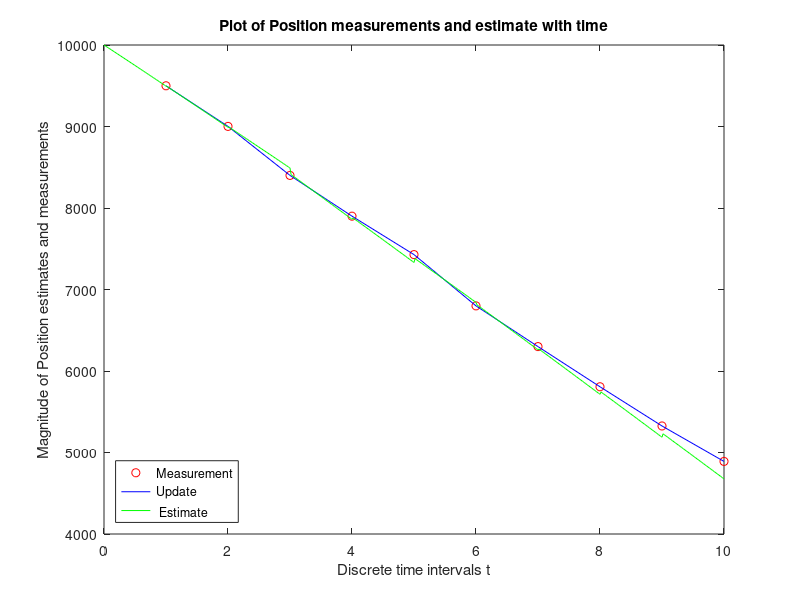
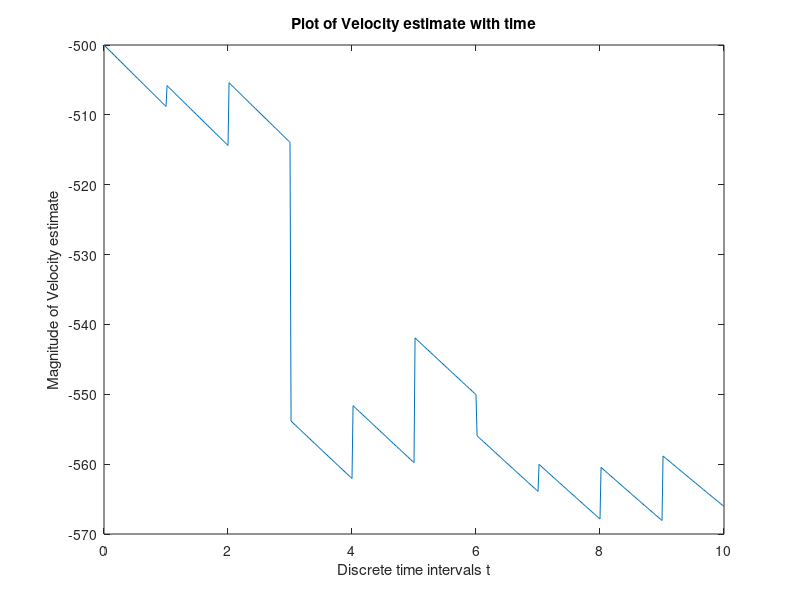
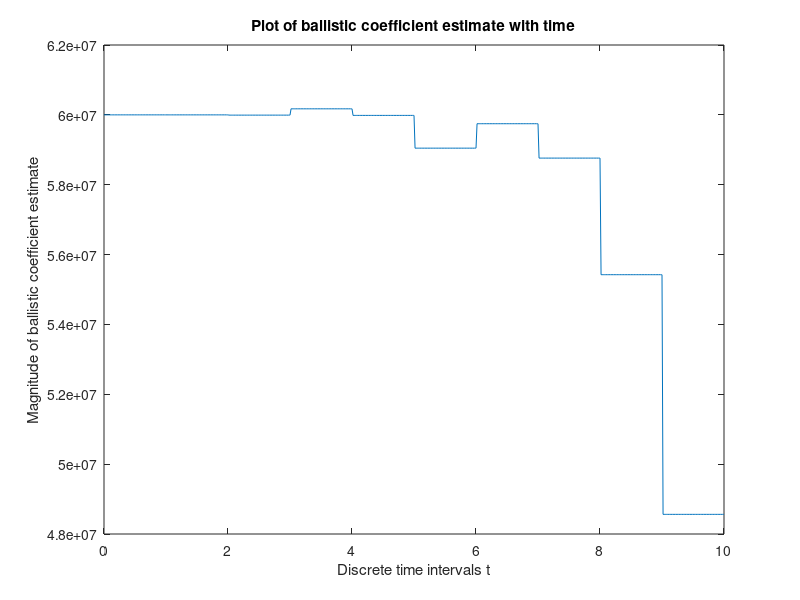
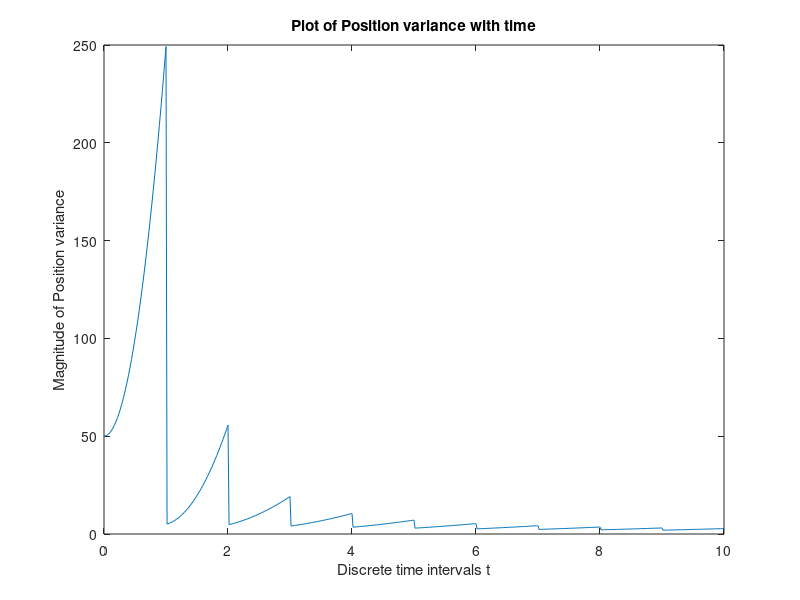

The MATLAB script that drew these images, in order:
function main
close all
clear all
clc

t = 1:10;
Z = [9055,8560, 7963, 7467, 7000, 6378, 5885, 5400, 4928, 4503];
X0 = [10000, -500, 6e7, 50,0,0,0,200,0,0,0,2e12];
r1 =1000;
r2 =500;
X_est = [];
X_upd = [];
X_meas =[]; 
P_11 = [50];
P_22 = [200];
P_33 = [2e12];
P_12 = [0];
P_13 = [0];
P_23 = [0];
R =[5,0,0;0,0,0;0,0,0];
tRec(1) = 0;
X = [10000;-500;6e7];
xRec(:,1)=X;


%discrete time steps
for dt = 1:length(Z)
    %solve ode funtion to get the discrete values at the end of time span 
    [tSol,xsol] = ode45(@radar,[dt-1 dt],X0);
    tRec=[tRec; tSol(2:end)];
    xRec=[xRec, xsol(2:end,1:3)'];
    %prediction step
    X_pred = [xsol(end,1:3)]';
    P1 = [xsol(end,4:6)];
    P2 = [xsol(end,7:9)];
    P3 = [xsol(end,10:12)];
    P_pred = [P1; P2 ;P3];
    x = X_pred(1,1);
    dx = X_pred(2,1);
    beta = X_pred(3,1);    

    
    %update step: calculate kalman gain
    h = sqrt((r1^2)+((x-r2)^2));
    % jacobian(sqrt(r1^2+(x1-r2)^2),[x1 x2 x3])
    H = [(x -r2)/( r1^2 + (x - r2)^2 )^(1/2), 0, 0];
    K = P_pred*H'*inv(H*P_pred*H'+ 5);
    
    %update step
    X_upd = X_pred + K*(Z(:,dt)-h);
    P_upd = (eye(3,3) - K*H)*P_pred;

    %store estimate values
    X_est = [X_est X_upd];
    P_11 = [P_11 xsol(2:end,4)'];
    P_22 = [P_22 xsol(2:end,8)'];
    P_33 = [P_33 xsol(2:end,12)'];
    P_12 = [P_12 xsol(2:end,5)'];
    P_13 = [P_13 xsol(2:end,6)'];
    P_23 = [P_23 xsol(2:end,9)'];
    
    
    %reset initial conditions
    X0 = [X_upd' P_upd(1,:) P_upd(2,:) P_upd(3,:)];
    clear tsol;
    clear xsol;
end
%calculate the measurement values
for i = 1:10
    X_meas(i) = (sqrt(Z(i)^2 - (r1^2)) + r2 );
end

%plots
plot([1:10],X_meas,'ro',[1:10],X_meas,'b-',tRec,xRec(1,:),'g-');
ylabel('Magnitude of Position estimates and measurements');
xlabel('Discrete time intervals t');
title('Plot of Position measurements and estimate with time');
legend('Measurement','Update',' Estimate ','Location','southwest');


figure(2);
plot(tRec,xRec(2,:));
title('Plot of Velocity estimate with time');
ylabel('Magnitude of Velocity estimate');
xlabel('Discrete time intervals t');

figure(3);
plot(tRec,xRec(3,:));
title('Plot of ballistic coefficient estimate with time');
ylabel('Magnitude of ballistic coefficient estimate');
xlabel('Discrete time intervals t');

figure(4);
plot(tRec,P_11);
title('Plot of Position variance with time');
ylabel('Magnitude of Position variance');
xlabel('Discrete time intervals t');

figure(5);
plot(tRec,P_22);
title('Plot of Velocity variance with time');
ylabel('Magnitude of  Velocity variance');
xlabel('Discrete time intervals t');

figure(6);
plot(tRec,P_33);
title('Plot of ballistic coefficient variance with time');
ylabel('Magnitude of ballistic coefficient variance');
xlabel('Discrete time intervals t');

figure(7);
plot(tRec,P_13);
title('Plot of Position-ballistic coefficient covariance with time');
ylabel('Magnitude of Position-ballistic coefficient covariance');
xlabel('Discrete time intervals t');

figure(8);
plot(tRec,P_23);
title('Plot of Velocity-ballistic coefficient covariance with time');
ylabel('Magnitude of Velocity-ballistic coefficient covariance');
xlabel('Discrete time intervals t');

figure(9);
plot(tRec,P_12);
title('Plot of Position-Velocity covariance with time');
ylabel('Magnitude of Position-Velocity covariance');
xlabel('Discrete time intervals t');

end

%ode function
function dx = radar(t,X)
b = [0;0;sqrt(1000)];
X1 = X(1,1);X2 = X(2,1);X3 = X(3,1);
P11 = X(4,1);P12 = X(5,1);P13 = X(6,1);
P21 = X(7,1);P22 = X(8,1);P23 = X(9,1);
P31 = X(10,1);P32 = X(11,1);P33 = X(12,1);

dotX1 =X2;
dotX2 = ((1220*exp(-X1/10263)*X2*X2)/(2*X3))- 9.8;
dotX3 = 0;

P = [P11,P12,P13;P21,P22,P23;P31,P32,P33];
% jacobian([x2;((1220*exp(-x1/10263)*x2^2)/(2*x3))- 9.8;0],[x1 x2 x3])
A = [0,1,0;-(610*X2^2*exp(-X1/10263))/(10263*X3), (1220*X2*exp(-X1/10263))/X3, -(610*X2^2*exp(-X1/10263))/X3^2;0,0,0];
dotP  = A*P + P*A' + b*b';

dx(1,1) = dotX1;dx(2,1) = dotX2;dx(3,1) = 0;
dx(4,1) = dotP(1,1);dx(5,1) = dotP(1,2);dx(6,1) = dotP(1,3);
dx(7,1) = dotP(2,1);dx(8,1) = dotP(2,2);dx(9,1) = dotP(2,3);
dx(10,1) = dotP(3,1);dx(11,1) = dotP(3,2);dx(12,1) = dotP(3,3);
end

